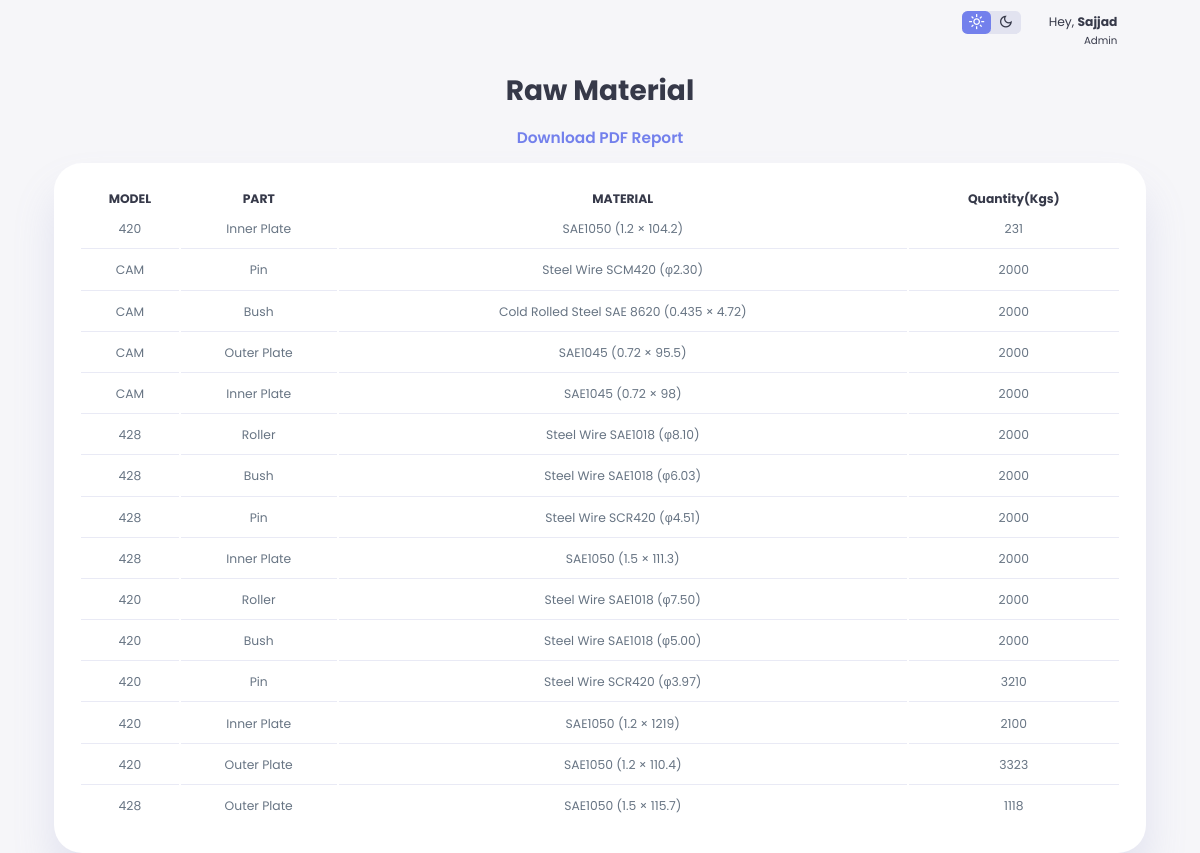
The app's page /ShowRawMaterial/ (signed in) with its own data.
### atlas/models.py (models this page shows, shortened)
class RawMaterial(models.Model):
    MODEL_CHOICES = [
        ('420', '420'),
        ('428', '428'),
        ('CAM', 'CAM'),
    ]
    PART_CHOICES = [
        ('Inner Plate', 'Inner Plate'),
        ('Outer Plate', 'Outer Plate'),
        ('Pin', 'Pin'),
        ('Bush', 'Bush'),
        ('Roller', 'Roller'),
    ]
    MATERIAL_CHOICES = [
        ('SAE1050 (1.2 × 104.2)', 'SAE1050 (1.2 × 104.2)'),
        ('SAE1050 (1.2 × 1219)', 'SAE1050 (1.2 × 1219)'),
        ('SAE1050 (1.2 × 110.4)', 'SAE1050 (1.2 × 110.4)'),
        ('SAE1050 (1.5 × 111.3)', 'SAE1050 (1.5 × 111.3)'),
        ('SAE1050 (1.5 × 1219)', 'SAE1050 (1.5 × 1219)'),
        ('SAE1050 (1.5 × 115.7)', 'SAE1050 (1.5 × 115.7)'),
        ('SAE1045 (0.72 × 98)', 'SAE1045 (0.72 × 98)'),
        ('SAE1045 (0.72 × 1000)', 'SAE1045 (0.72 × 1000)'),
        ('SAE1045 (0.72 × 95.5)', 'SAE1045 (0.72 × 95.5)'),
        ('Steel Wire SCR420 (φ3.97)', 'Steel Wire SCR420 (φ3.97)'),
        ('Steel Wire SCR420 (φ4.51)', 'Steel Wire SCR420 (φ4.51)'),
        ('Steel Wire SAE1018 (φ5.00)', 'Steel Wire SAE1018 (φ5.00)'),
        ('Steel Wire SAE1018 (φ7.50)', 'Steel Wire SAE1018 (φ7.50)'),
        ('Steel Wire SAE1018 (φ6.03)', 'Steel Wire SAE1018 (φ6.03)'),
        ('Steel Wire SAE1018 (φ8.10)', 'Steel Wire SAE1018 (φ8.10)'),
        ('Steel Wire SCM420 (φ2.30)', 'Steel Wire SCM420 (φ2.30)'),
        ('Cold Rolled Steel SAE 8620 (0.435 × 4.72)', 'Cold Rolled Steel SAE 8620 (0.435 × 4.72)'),
    ]
    model = models.CharField(max_length=50, choices=MODEL_CHOICES)
    material = models.CharField(max_length=255, choices=MATERIAL_CHOICES)
    part = models.CharField(max_length=50, choices=PART_CHOICES)
    quantity = models.IntegerField(default=0)

### atlas/views.py (the view)
# urls.py: path('ShowRawMaterial/', views.ShowRawMaterial, name="ShowRawMaterial"),
def ShowRawMaterial(request):
    context = {}
    context['Products'] = RawMaterial.objects.all().order_by('-id')
    return render(request, 'AllProducts.html', context)

### templates/AllProducts.html (shortened to what this page needs)
{% load static %}
<!DOCTYPE html>
<html lang="en">
<head>
</head>
<body>
  {% if user.is_authenticated %}
  <div class="container">
    <main>
      <div class="products">
        <h2>Raw Material</h2>
        <a href="{% url 'download_pdf2' %}">
          Download PDF Report
        </a>
        <table>
          <thead>
            <tr>
              <th>MODEL</th>
              <th>PART</th>
              <th>MATERIAL</th>
              <th>Quantity(Kgs)</th>
            </tr>
          </thead>
          <tbody>
            {% for product in Products %}
            <tr>
              <td>{{ product.model}} </td>
              <td>{{product.part}} </td>
              <td>{{product.material}}</td>
              <td>{{product.quantity}}</td>
            </tr>
            {% endfor %}
        </table>
      </div>
      <div class="top">
        <div class="theme-toggle-btn">
          <span class="material-symbols-sharp active">light_mode</span>
          <span class="material-symbols-sharp">dark_mode</span>
        </div>
        <div class="profile">
          <div class="info">
            <p>Hey, <b>Sajjad</b></p>
            <small class = "text-muted">Admin</small>
          </div>
          <div class="profile-photo">
          </div>
        </div>
      </div>
    </main>
  </div>
{%endif%}
</body>
</html>

### templates/AllProducts.html (style rules this page uses)
:root { --color-primary: #7380ec; --color-danger: #ff7782; --color-success: #41f1b6; --color-warning: #ffbb55; --color-white: #fff; --color-info-dark: #7d8da1; --color-info-light: #dceleb; --color-dark: #363949; --color-light: rgba(132, 139, 200, 0.18); --color-primary-variant: #111e88; --color-dark-variant: #677483; --color-background: #f6f6f9; --color-light-prod: rgba(132, 139, 200, 0.18); --card-border-radius: 2rem; --border-radius-1: 0.4rem; --border-radius-2: 0.8rem; --border-radius-3: 1.2rem; --card-padding: 1.8rem; --padding-1: 1.2rem; --box-shadow: 0 2rem 3rem var(--color-light); }
* { margin: 0; padding: 0; outline: 0; appearance: none; border: 0; text-decoration: none; list-style: none; box-sizing: border-box; }
html { font-size: 14px; }
body { width: 100vw; height: 100vh; font-family: "Poppins", sans-serif; font-size: 0.88rem; background: var(--color-background); user-select: none; overflow-x: hidden; color: var(--color-dark); }
.container { display: grid; width: 96%; margin: 0 auto; padding-inline: 100px; gap: 3rem; grid-template-columns: 1fr; }
.profile-photo { width: 2.8rem; height: 2.8rem; border-radius: 50%; overflow: hidden; }
.top .theme-toggle-btn span { font-size: 1.2rem; width: 50%; height: 100%; display: flex; align-items: center; justify-content: center; }
.top .theme-toggle-btn span.active { background: var(--color-primary); color: white; border-radius: var(--border-radius-1); }
.top .profile { display: flex; gap: 2rem; text-align: right; align-items: center; }
.top { display: flex; justify-content: end; gap: 2rem; }
.top .theme-toggle-btn { background: var(--color-light); display: flex; justify-content: space-between; align-items: center; height: 1.6rem; width: 4.2rem; cursor: pointer; border-radius: var(--border-radius-1); }
.top { position: absolute; top: 0.8rem; right: 1.1rem; }
main .products { margin-top: 5rem; }
main .products h2 { font-size: 2rem; margin-bottom: 0.7rem; text-align: center; }
main .products table { background: var(--color-white); width: 100%; border-radius: var(--card-border-radius); padding: var(--card-padding); text-align: center; box-shadow: var(--box-shadow); transition: all 300ms ease; }
main table tbody td { height: 2.8rem; border-bottom: 1px solid var(--color-light); color: var(--color-dark-variant); }
main table tbody tr:last-child td { border: none; }
main .products a { font-size: 1.1rem; font-weight: 600; text-align: center; display: block; margin: 1rem auto; color: var(--color-primary); }
@media screen and (max-width:1200px) { .container { padding-inline: 30px; } }

### records on screen
RawMaterial: model "420", part "Inner Plate", material "SAE1050 (1.2 × 104.2)", quantity "231"
RawMaterial: model "CAM", part "Pin", material "Steel Wire SCM420 (φ2.30)", quantity "2000"
RawMaterial: model "CAM", part "Bush", material "Cold Rolled Steel SAE 8620 (0.435 × 4.72)", quantity "2000"
RawMaterial: model "CAM", part "Outer Plate", material "SAE1045 (0.72 × 95.5)", quantity "2000"
RawMaterial: model "CAM", part "Inner Plate", material "SAE1045 (0.72 × 98)", quantity "2000"
RawMaterial: model "428", part "Roller", material "Steel Wire SAE1018 (φ8.10)", quantity "2000"
RawMaterial: model "428", part "Bush", material "Steel Wire SAE1018 (φ6.03)", quantity "2000"
RawMaterial: model "428", part "Pin", material "Steel Wire SCR420 (φ4.51)", quantity "2000"
RawMaterial: model "428", part "Inner Plate", material "SAE1050 (1.5 × 111.3)", quantity "2000"
RawMaterial: model "420", part "Roller", material "Steel Wire SAE1018 (φ7.50)", quantity "2000"
RawMaterial: model "420", part "Bush", material "Steel Wire SAE1018 (φ5.00)", quantity "2000"
RawMaterial: model "420", part "Pin", material "Steel Wire SCR420 (φ3.97)", quantity "3210"
RawMaterial: model "420", part "Inner Plate", material "SAE1050 (1.2 × 1219)", quantity "2100"
RawMaterial: model "420", part "Outer Plate", material "SAE1050 (1.2 × 110.4)", quantity "3323"
RawMaterial: model "428", part "Outer Plate", material "SAE1050 (1.5 × 115.7)", quantity "1118"
